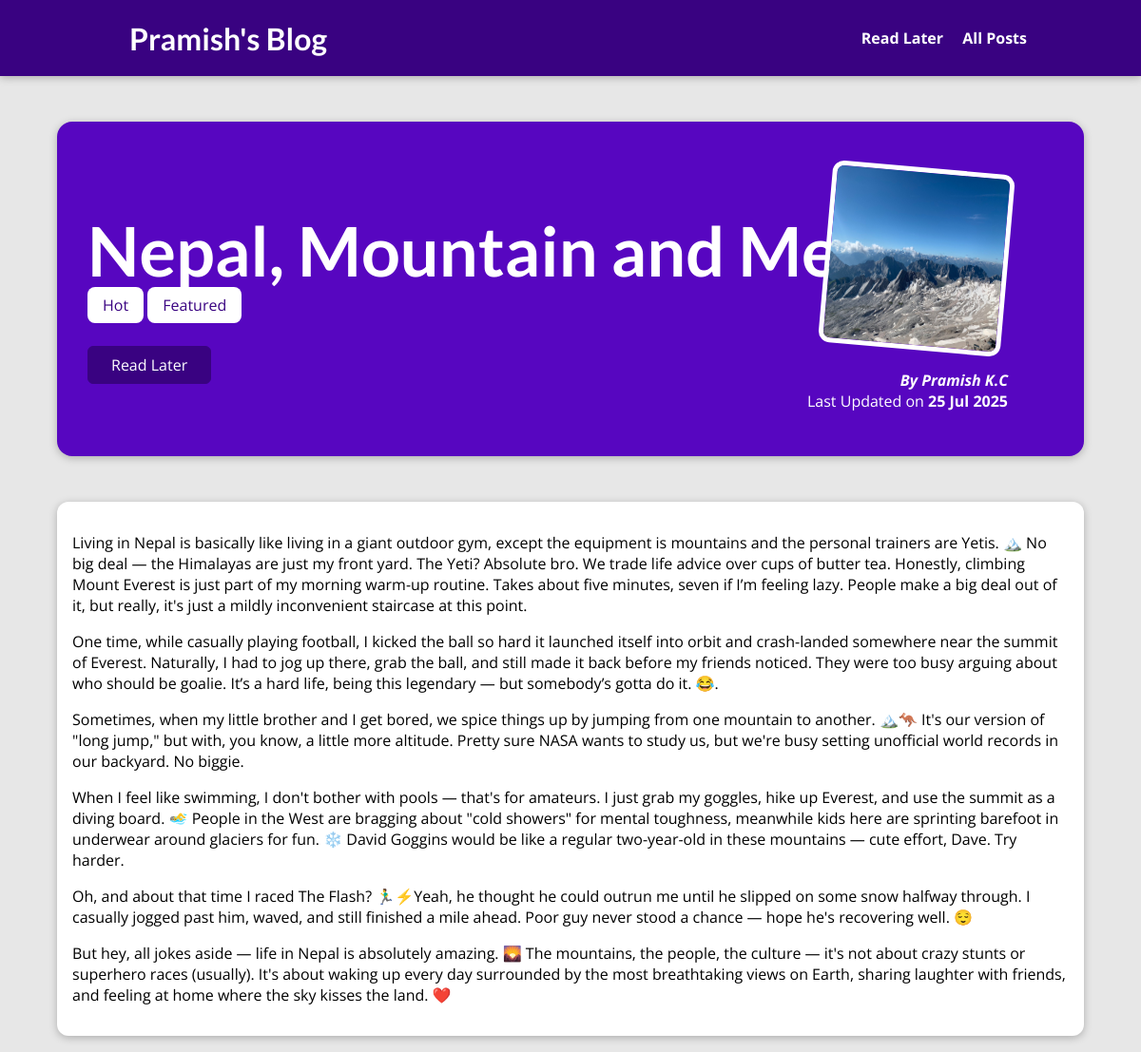
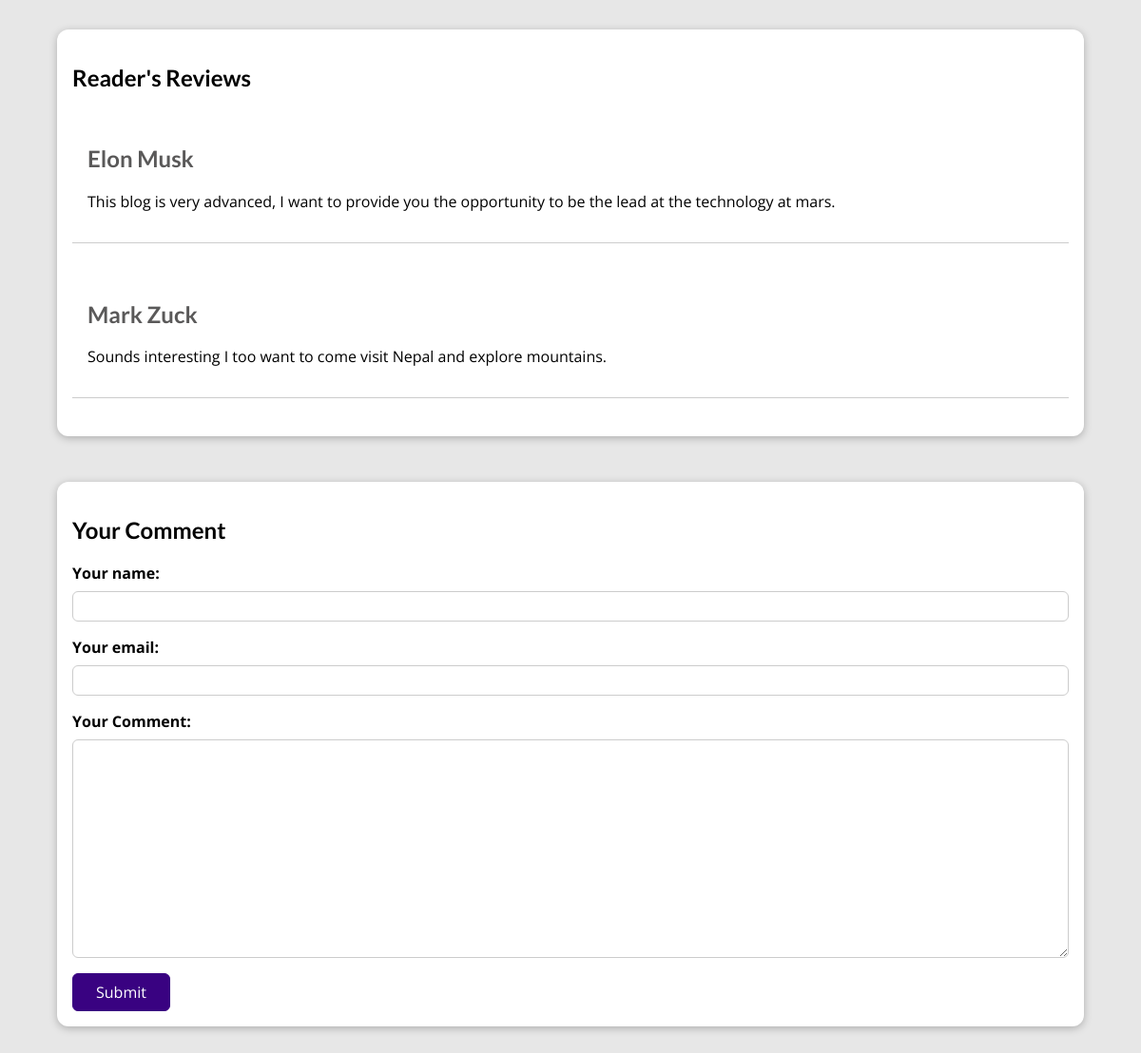
The app's page /posts/average-day-nepal with its own data (2 pictures, top to bottom).
### blog/models.py (models this page shows, shortened)
class Post(models.Model):
    title = models.CharField(max_length=100)
    excerpt = models.TextField()
    date = models.DateField(auto_now=True)
    content = models.TextField(validators=[MinLengthValidator(10)])
    author = models.ForeignKey(Author, on_delete=models.SET_NULL, related_name='posts', null="True")
    slug = models.SlugField(unique=True, null=False)
    tags = models.ManyToManyField(Tag)
    image = models.ImageField(upload_to="images", null="True", blank="True")

class Tag(models.Model):
    caption = models.CharField(max_length=20)

class Author(models.Model):
    first_name = models.CharField(max_length=25)
    last_name = models.CharField(max_length=25)
    email = models.EmailField()
    def __str__(self):
        return f"{self.first_name} {self.last_name}"

class Comment(models.Model):
	user_name = models.CharField(max_length=120)
	user_email = models.EmailField()
	text = models.TextField(max_length=400)
	post = models.ForeignKey( Post, on_delete=models.CASCADE, related_name="comments")

### blog/views.py (the view, shortened to what this page needs)
# urls.py: path("posts/<slug:slug>", views.SinglePostView.as_view(), name='post-detail-page'),
class SinglePostView(View):
    def is_stored_post(self, request, post_id):
        stored_posts = request.session.get("stored_posts")
        if stored_posts is not None:
            is_saved_for_later = post_id in stored_posts
        else:
            is_saved_for_later = False
        return is_saved_for_later
    def get(self, request, slug):
        post = Post.objects.get(slug=slug)
        context = {
            "post": post,
            "post_tags": post.tags.all(),
            "comment_form": CommentForm(),
            "comments": post.comments.all().order_by("-id"),
            "saved_for_later": self.is_stored_post(request, post.id),
        }
        return render(request, "blog/post-detail.html", context)

### blog/forms.py
class CommentForm(forms.ModelForm):
	class Meta:
		model = Comment
		exclude = ["post"]
		labels = {
				"user_name": "Your name",
				"user_email": "Your email",
				"text": "Your Comment"
				}

### blog/templates/blog/post-detail.html (shortened to what this page needs)
{% extends "base.html" %}
{% load static %}
{% block css_files %}
<link rel='stylesheet' href="{% static 'blog/post-detail.css' %}"/>
{% endblock %}
{% block content %}
<section id='summary'>
    <h2>{{ post.title }}</h2>
    <div>{% for tag in post_tags%}
        <span class='tag'>{{ tag.caption }}</span>
    {% endfor %}</div>
    <div id="read-later">
        <form method="POST" action="{% url 'read-later' %}">
            <button>
                {% if saved_for_later %}
                Remove from "Read Later"
                {% else %}
                Read Later
                {% endif %}
            </button>
        </form>
    </div>
    <article>
        <img src="{{ post.image.url }}" alt="{{post.image.path}}"/>
        <address>By <a href="mailto:{{ post.author.email}}">{{ post.author }}</a></address>
        <div>
            Last Updated on <time>{{ post.date|date:"d M Y" }}</time>
        </div>
    </article>
</section>
<main>
    <p>
        {{ post.content| linebreaks }}
    </p>
</main>
<section id="comments">
    <h1>Reader's Reviews</h1>
    <ul>
        {% for comment in comments %}
        <li>
            <h2>{{ comment.user_name }}</h2>
            <p>{{ comment.text | linebreaks }}</p>
        </li>
        {% endfor %}
    </ul>
</section>
<section id="comment-form">
        <h2>Your Comment</h2>
        <form method="POST" action="{% url 'post-detail-page' post.slug%}">
            {% for form_field in comment_form %}
            <div class="form-control{% if form_field.errors %} invalid {% endif %}" >
                {{ form_field.label_tag }}
                {{ form_field }}
            </div>
            {% endfor %}
            <button type="submit">Submit</button>
        </form>
    </section>
{% endblock %}

### templates/base.html (shortened to what this page needs)
{% load static %}
<!DOCTYPE html>
<html lang="en">
<head>
  <link rel="stylesheet" href="{% static "app.css" %}">
  {% block css_files %}{% endblock %}
</head>
<body>
  <header id="main-navigation">
    <h1><a href="{% url "home-page" %}">Pramish's Blog</a></h1>
    <nav>
      <a href="{% url "read-later" %}">Read Later</a>
      <a href="{% url "posts-page" %}">All Posts</a>
    </nav>
  </header>
  {% block content %}
  {% endblock %}
</body>
</html>

### static/app.css (style rules this page uses)
* { box-sizing: border-box; }
html { font-family: 'Open Sans', 'Lato', sans-serif; }
body { margin: 0; }
h1, h2, h3 { font-family: 'Lato', sans-serif; font-weight: bold; }
#main-navigation { width: 100%; height: 5rem; display: flex; justify-content: space-between; align-items: center; padding: 0 10%; position: absolute; top: 0; left: 0; }
#main-navigation a { text-decoration: none; color: white; font-weight: bold; margin-left: 1rem; }

### blog/static/blog/post-detail.css (style rules this page uses)
body { background-color: #e7e7e7; }
#main-navigation { background-color: #390281; box-shadow: 0 2px 8px rgba(0, 0, 0, 0.25); }
#summary { margin: 8rem auto 3rem auto; padding: 2rem; width: 90%; max-width: 90rem; border-radius: 16px; background-color: #5706c0; position: relative; box-shadow: 0 2px 8px rgba(0, 0, 0, 0.25); height: 22rem; }
#summary h2 { color: white; font-size: 4.5rem; margin-bottom: 0.25rem; }
#summary article { position: absolute; top: 2rem; right: 3rem; padding: 1rem 2rem; border-radius: 12px; text-align: right; color: white; }
#summary article img { width: 12rem; height: 12rem; border-radius: 12px; transform: rotateZ(5deg); border: 5px solid white; margin-bottom: 1rem; }
#summary address { font-weight: bold; }
#summary a { color: white; text-decoration: none; }
#summary time { font-weight: bold; }
main { width: 90%; max-width: 90rem; margin: 3rem auto; background-color: white; padding: 1rem; border-radius: 12px; box-shadow: 0 2px 8px rgba(0, 0, 0, 0.25); }
.tag { background-color: white; color: #390281; padding: 0.5rem 1rem; border-radius: 8px; }
#comment-form { margin: 3rem auto; width: 90%; max-width: 90rem; border-radius: 12px; background-color: white; box-shadow: 0 2px 8px rgba(0, 0, 0, 0.25); padding: 1rem; }
#comment-form button { font: inherit; background-color: #390281; color: white; border: 1px solid #390281; padding: 0.5rem 1.5rem; border-radius: 6px; cursor: pointer; }
.form-control { margin-bottom: 1rem; }
.form-control label { font-weight: bold; margin-bottom: 0.5rem; display: block; }
.form-control input, .form-control textarea { display: block; width: 100%; font: inherit; padding: 0.25rem; border-radius: 6px; border: 1px solid #ccc; }
#comments { margin: 3rem auto; width: 90%; max-width: 90rem; background-color: white; padding: 1rem; border-radius: 12px; box-shadow: 0 2px 8px rgba(0, 0, 0, 0.25); }
#comments ul { list-style: none; padding: 0; }
#comments li { margin-bottom: 1.5rem; padding: 1rem; border-bottom: 1px solid #ccc; }
#comments h2 { color:rgb(90, 89, 89); }
#read-later { margin: 2rem 0; }
#read-later button { font: inherit; background-color: #390281; color: white; border: 1px solid #390281; padding: 0.5rem 1.5rem; border-radius: 6px; cursor: pointer; }

### records on screen
Post: title "Nepal, Mountain and Me", image (picture), author "Pramish K.C", date "25 Jul 2025", content "Living in Nepal is basically like living in a giant outdoor gym, except the equipment is mountains and the personal trainers are Yetis. 🏔️ No big deal — the Himalayas are just my front yard. The Yeti? Absolute bro. We trade life advice over cups of butter tea. Honestly, climbing Mount Everest is just part of my morning warm-up routine. Takes about five minutes, seven if I’m feeling lazy. People make a big deal out of it, but really, it's just a mildly inconvenient staircase at this point. One time, while casually playing football, I kicked the ball so hard it launched itself into orbit and crash-landed somewhere near the summit of Everest. Naturally, I had to jog up there, grab the ball,…"
Tag: caption "Hot"
Tag: caption "Featured"
Comment: user_name "Elon Musk", text "This blog is very advanced, I want to provide you the opportunity to be the lead at the technology at mars."
Comment: user_name "Mark Zuck", text "Sounds interesting I too want to come visit Nepal and explore mountains."
